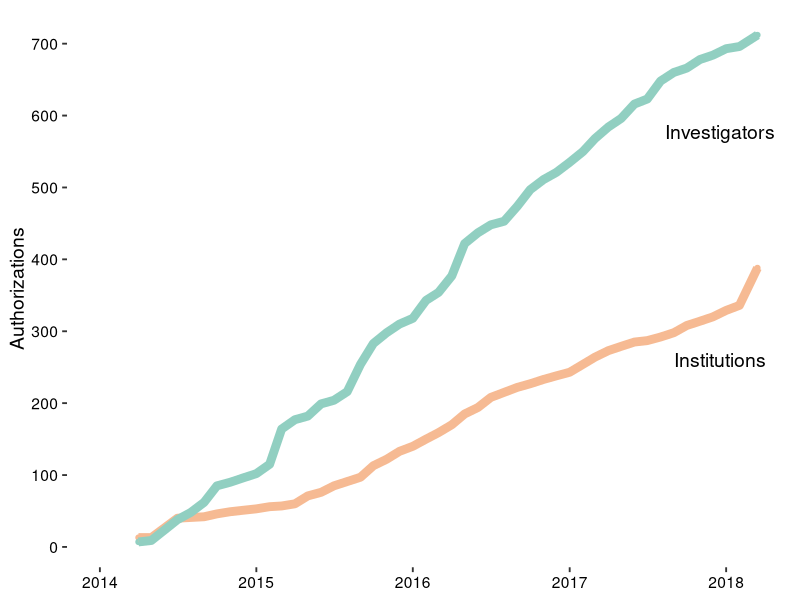

The R source for this figure:
## ---- chunk 1
#Load Libraries
library(ggplot2)
library(reshape2)
library(dplyr)
library(knitr)
library(cowplot)
## ---- chunk 2
# Import data and clean

df <- read.csv(file = "csv/institutionAuthCounts.csv", header = TRUE)

# Remove extra characters from df$YearMonth
df$YearMonth <- as.Date(substr(df$YearMonth, 2, 11))
df$Year <- substr(df$YearMonth, 1, 4)
df$Month <- as.numeric(substr(df$YearMonth, 6, 7))
## ---- chunk 3

# Plot for all Institutions and Authorized Investigators vs. date

# the below code needs to be changed to geom_line

# Reshape df
df.melt <- melt(df, id = c("YearMonth", "Year", "Month"), value.name = "Count", variable.name = "Type")

# Using Points
p <- 
  ggplot(data=df.melt, aes(x = YearMonth, y = Count, color = Type, group = Type), xaxs = "i") +
  geom_point() + 
  geom_line(size=3) +
  theme_classic(base_size = 14) +                        #Axis Label Size
  scale_colour_manual(values=c("#f6ba93", "#91CFC1")) +  #Saturated Databrary Colors 
  ylab("Authorizations") +
  #xlab("Year") +
  #labs(title="Databrary User Growth") +
  theme(axis.title.x=element_blank()) +
  theme(legend.position="none", axis.text = element_text(size = rel(0.8), colour = "black")) +    #Axis text size and color
  theme(axis.line = element_blank()) +
  scale_y_continuous(breaks = seq(0, 700, 100)) 
  

  
  
ggdraw(p) + 
  draw_label("Investigators", .9, .78) +
  draw_label("Institutions", .9, .4)
